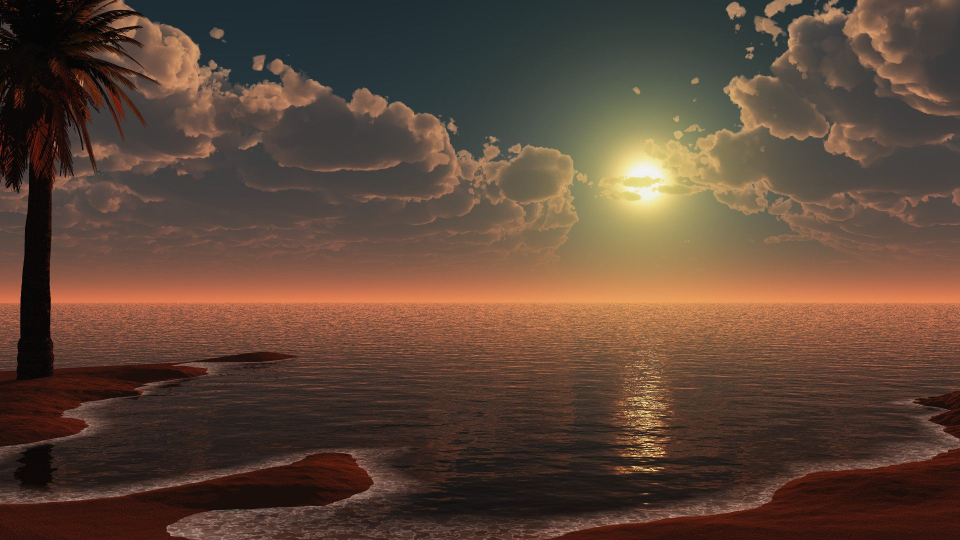
#> input picture img/1.jpg, 1920 x 1080 px, found by its file name (shown at 1/2 size)
$ python 1.py
#> lines starting #> are read from the running program, lines starting #| are printed output that depends on the picture
# Aplicação de Filtros: Desfoque (Blur),
# Detecção de Bordas (Canny, Sobel), Filtro Laplaciano.

#DESFOQUE

import cv2
import matplotlib.pyplot as plt

imagem = cv2.imread('./img/1.jpg')
#> imagem is the input picture: shape (1080, 1920, 3); mean B, G, R 56.1, 70.2, 93.4

imagem_redimensionada = cv2.resize(imagem, (400, 400))
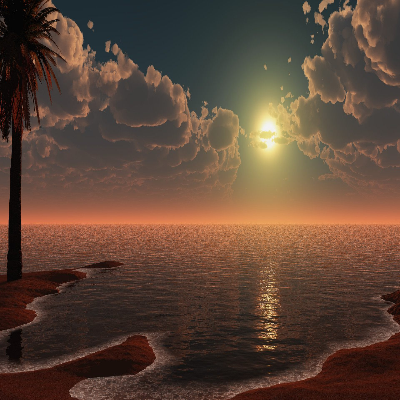
#> imagem_redimensionada: shape (400, 400, 3); mean B, G, R 56, 70.2, 93.4
desfoque = cv2.GaussianBlur(imagem_redimensionada, (15, 15), 0) # Aplica um desfoque gaussiano à imagem redimensionada usando um kernel de 15x15, suavizando a imagem
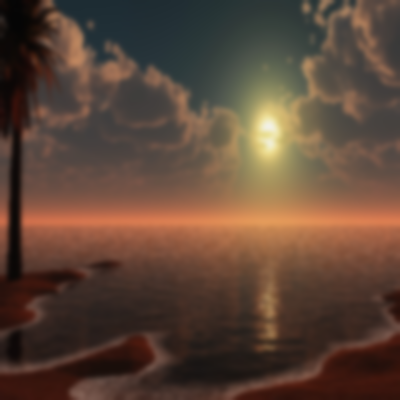
#> desfoque: shape (400, 400, 3); mean B, G, R 56, 70.2, 93.4
cv2.imshow('Imagem suavizada', desfoque)
cv2.waitKey(0)
cv2.destroyAllWindows()

$ run again, with img/cachorro.jpg copied over img/1.jpg
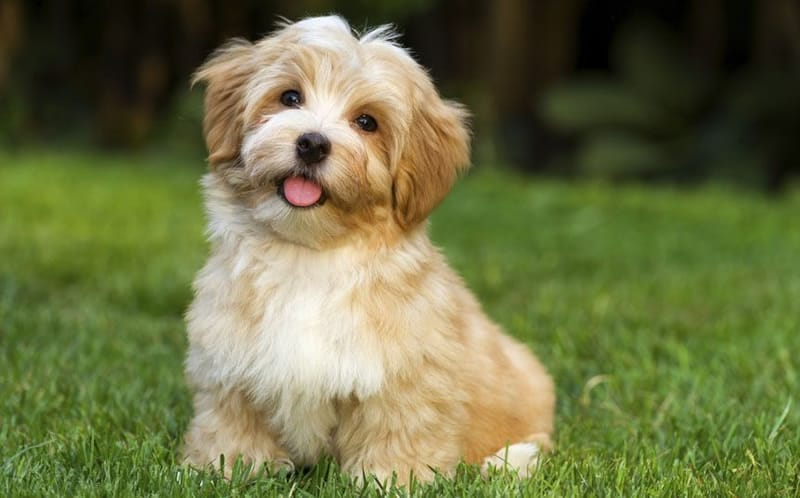
#> input picture img/cachorro.jpg, 800 x 498 px, found by its file name
#> imagem is the input picture: shape (498, 800, 3); mean B, G, R 68.1, 113.3, 108.4
#> `imagem_redimensionada = cv2.resize(imagem, (400, 400))`:
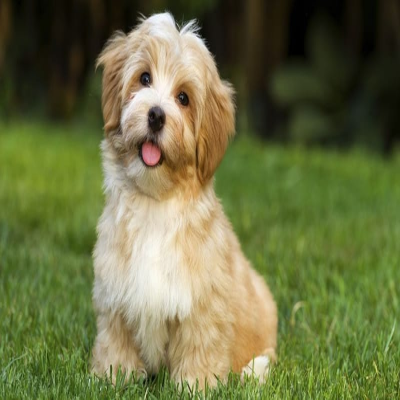
#> imagem_redimensionada: shape (400, 400, 3); mean B, G, R 68, 113.2, 108.2
#> `desfoque = cv2.GaussianBlur(imagem_redimensionada, (15, 15), 0)`:
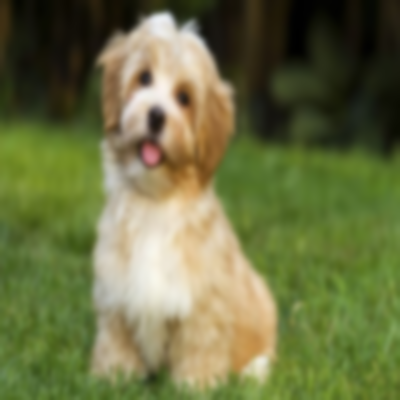
#> desfoque: shape (400, 400, 3); mean B, G, R 68, 113.2, 108.2
